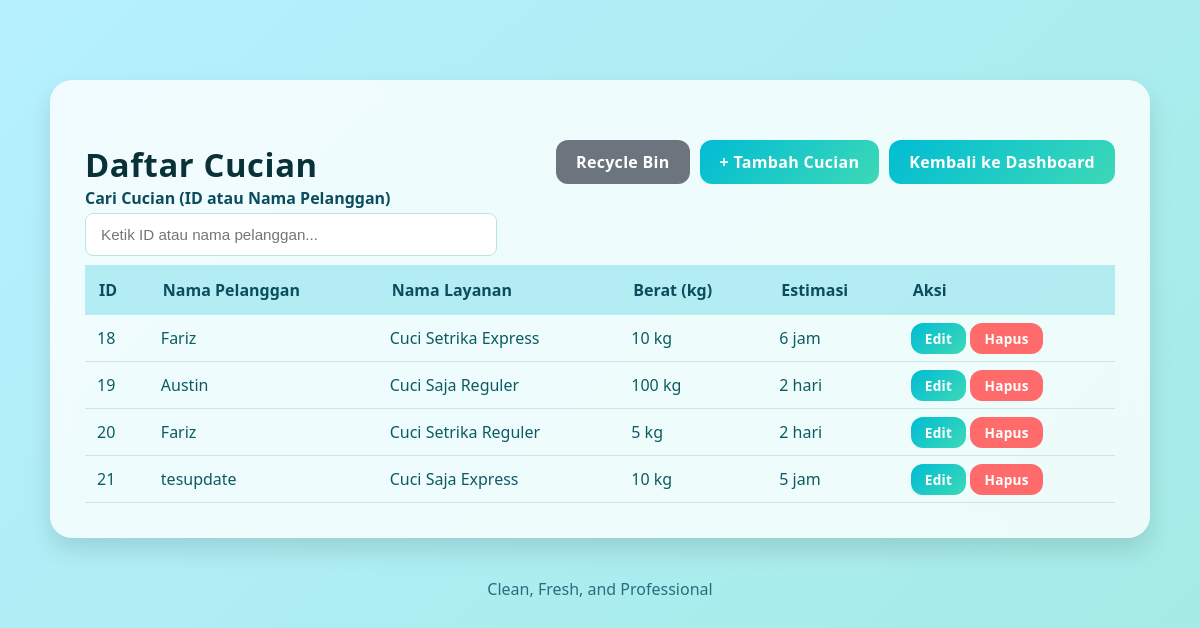
Before: /app/Controllers/LayananController.php?aksi=index with the older database file.
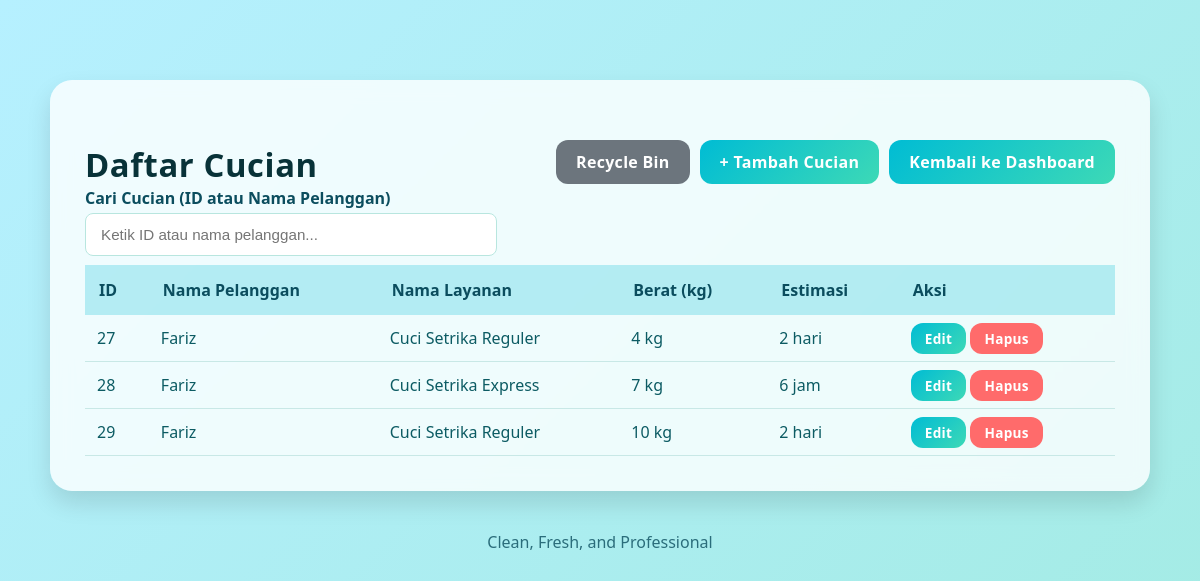
After: the same page with the newer database file.
### tables this page shows
CREATE TABLE `layanan` (
  `id_layanan` int(11) NOT NULL,
  `id_pelanggan` int(11) DEFAULT NULL,
  `nama_layanan` varchar(100) NOT NULL,
  `berat` int(11) DEFAULT 0,
  `estimasi` varchar(50) DEFAULT NULL,
  `status` varchar(20) DEFAULT 'proses',
  `deleted_at` datetime DEFAULT NULL
);

CREATE TABLE `pelanggan` (
  `id_pelanggan` int(11) NOT NULL,
  `nama` varchar(100) NOT NULL,
  `no_hp` varchar(20) DEFAULT NULL,
  `alamat` text DEFAULT NULL,
  `deleted_at` datetime DEFAULT NULL
);

### core/Controller.php (called while the page is built, shortened)
<?php
class Controller {
    public function model($model) {
        return new $model;
    }
    public function view($path, $data = []) {
        extract($data);
        $viewFile = __DIR__ . "/../app/Views/$path.php";
        require_once $viewFile;
    }
}

### config/koneksi.php (called while the page is built, shortened)
<?php
class Database {
    private static $instance = null;
    public static function connect() {
        if (self::$instance === null) {
            try {
                self::$instance = new PDO(
                    "mysql:host=" . DB_HOST . ";dbname=" . DB_NAME . ";charset=utf8mb4",
                    DB_USER,
                    DB_PASS,
                    [
                        PDO::ATTR_ERRMODE => PDO::ERRMODE_EXCEPTION,
                        PDO::ATTR_DEFAULT_FETCH_MODE => PDO::FETCH_ASSOC,
                        PDO::ATTR_EMULATE_PREPARES => false
                    ]
                );
            } catch (PDOException $e) {
                die("Database Connection Error: " . $e->getMessage());
            }
        }
        return self::$instance;
    }
}

### core/Model.php (called while the page is built, shortened)
<?php
require_once __DIR__ . '/../config/koneksi.php';
require_once __DIR__ . '/QueryBuilder.php';
class Model {
    protected $db;
    protected $table;
    public function __construct() {
        $this->db = Database::connect();
    }
    protected function getQueryBuilder($table = null, $pk = 'id') {
        return new QueryBuilder($this->db, $table ?? $this->table, $pk);
    }
}

### core/QueryBuilder.php (called while the page is built, shortened)
<?php
class QueryBuilder {
    protected $pdo;
    public function __construct($pdo = null, $table = null, $pk = 'id') {
        $this->pdo = $pdo ?? $GLOBALS['db'] ?? null;
    }
    public function raw($sql, $params = []) {
        $stmt = $this->pdo->prepare($sql);
        $stmt->execute($params);
        return $stmt->fetchAll();
    }
}
?>

### app/Models/Layanan.php (called while the page is built, shortened)
<?php
require_once __DIR__ . '/../../core/Model.php';
    class Layanan extends Model {
        protected $table = 'layanan';
        protected $primaryKey = 'id_layanan';
        public function getAll() {
            $qb = $this->getQueryBuilder($this->table, $this->primaryKey);
            return $qb->raw(
                "SELECT l.*, p.nama as nama_pelanggan
                FROM {$this->table} l
                LEFT JOIN pelanggan p ON l.id_pelanggan = p.id_pelanggan
                WHERE l.deleted_at IS NULL
                ORDER BY l.id_layanan ASC"
            );
        }
    }

### app/Views/layanan/index.php (the view, shortened to what this page needs)
<!DOCTYPE html>
<html lang="id">
<head>
<link rel="stylesheet" href="/bellaundry/public/assets/css/style.css">
</head>
<body>
<div class="container-crud">
        <div class="card-crud">
                <div style="display:flex; justify-content:space-between; align-items:center;">
                        <h2 class="card-title">Daftar Cucian</h2>
                        <div style="display:flex; gap:10px; align-items:center;">
                                <a href="/bellaundry/app/Controllers/LayananController.php?aksi=recycle" class="btn-gradient" style="background:#6c757d;">Recycle Bin</a>
                                <a href="/bellaundry/app/Controllers/LayananController.php?aksi=create" class="btn-gradient">+ Tambah Cucian</a>
                                <a href="/bellaundry/public/index.php" class="btn-gradient">Kembali ke Dashboard</a>
                        </div>
                </div>
                <div style="margin-bottom: 6px; margin-top: -22px;">
                    <label style="display: block; color: #0b4d5e; font-weight: 600; margin-bottom: 4px;">Cari Cucian (ID atau Nama Pelanggan)</label>
                    <div class="search-wrapper">
                        <input type="text" id="searchInput" class="search-input" placeholder="Ketik ID atau nama pelanggan...">
                    </div>
                </div>
                <table class="table-crud" id="tabelCucian" style="margin-top: 9px;">
                        <tr>
                                <th>ID</th>
                                <th>Nama Pelanggan</th>
                                <th>Nama Layanan</th>
                                <th>Berat (kg)</th>
                                <th>Estimasi</th>
                                <th>Aksi</th>
                        </tr>
                        <?php if (!empty($layanan)):
                                foreach ($layanan as $row): ?>
                                <tr class="row-layanan" data-id="<?= $row['id_layanan'] ?>" data-nama="<?= strtolower(htmlspecialchars($row['nama_pelanggan'] ?? '')) ?>">
                                        <td><?= $row['id_layanan'] ?></td>
                                        <td><?= htmlspecialchars($row['nama_pelanggan'] ?? '-') ?></td>
                                        <td><?= htmlspecialchars($row['nama_layanan']) ?></td>
                                        <td><?= $row['berat'] ?? 0 ?> kg</td>
                                        <td><?= htmlspecialchars($row['estimasi']) ?></td>
                                        <td>
                                                <a href="/bellaundry/app/Controllers/LayananController.php?aksi=edit&id=<?= $row['id_layanan'] ?>" class="btn-gradient" style="padding:6px 14px; font-size:0.85rem;">Edit</a>
                                                <a href="/bellaundry/app/Controllers/LayananController.php?aksi=delete&id=<?= $row['id_layanan'] ?>" onclick="return confirm('Yakin ingin hapus?')" class="btn-gradient" style="background:#ff6b6b; padding:6px 14px; font-size:0.85rem;">Hapus</a>
                                        </td>
                                </tr>
                        <?php endforeach;
                        else: ?>
                                <tr>
                                        <td colspan="6" style="text-align:center; padding:20px; color:#999;">Tidak ada data cucian</td>
                                </tr>
                        <?php endif; ?>
                </table>
        </div>
        <div class="footer-crud">
            Clean, Fresh, and Professional
        </div>
</div>
</body>
</html>

### app/Controllers/LayananController.php (shortened to what this page needs)
<?php
require_once __DIR__ . '/../../core/Controller.php';
class LayananController extends Controller {
    public function index() {
        $layananModel = $this->model('Layanan');
        $layanan = $layananModel->getAll();
        $this->view('layanan/index', ['layanan' => $layanan]);
    }
}
try {
    $aksi = $_GET['aksi'] ?? 'index';
    $controller = new LayananController();
    switch ($aksi) {
        case 'index':
            $controller->index();
            break;
    }
} catch (Exception $e) {
    die("Error: " . htmlspecialchars($e->getMessage()));
}
?>

### public/assets/css/style.css (style rules this page uses)
body { margin: 0; padding: 0; font-family: var(--font-sans); background: #f4f6f9; }
:root { --font-sans: 'Poppins', system-ui, -apple-system, 'Segoe UI', Roboto, 'Helvetica Neue', Arial; --font-heading: 'Poppins', system-ui, -apple-system, 'Segoe UI', Roboto, 'Helvetica Neue', Arial; --muted: #6b8f95; }
body { font-family: var(--font-sans); background: linear-gradient(135deg, #b6f0ff, #9be9d8, #c3fff1); background-size: 300% 300%; animation: flowBg 12s ease infinite; margin: 0; padding: 0; color: #083238; }
.container-crud { max-width: 1100px; margin: 60px auto; padding: 20px; }
.card-crud { background: rgba(255,255,255,0.8); backdrop-filter: blur(10px); padding: 35px; border-radius: 22px; box-shadow: 0 12px 25px rgba(0,0,0,0.12); }
.card-title { font-family: var(--font-heading); font-size: 2.05rem; font-weight: 600; color: #083238; margin-bottom: 22px; letter-spacing: 0.6px; }
.btn-gradient { background: linear-gradient(135deg, #00bcd4, #3dd9b6); color: white; border: none; padding: 11px 20px; border-radius: 12px; cursor: pointer; font-weight: 600; transition: transform 0.22s ease, box-shadow 0.22s ease; text-decoration: none; letter-spacing: 0.3px; }
.table-crud { width: 100%; border-collapse: collapse; margin-top: 20px; }
.table-crud th { background: rgba(0, 188, 212, 0.25); padding: 14px; text-align: left; font-weight: 600; color: #0b4d5e; }
.table-crud td { padding: 12px; border-bottom: 1px solid #c8e8e6; color: #0c5b63; }
.footer-crud { margin-top: 40px; text-align: center; color: #0b4d5e; opacity: 0.8; }

### app/Views/layanan/index.php (style rules this page uses)
.search-wrapper { position: relative; display: inline-block; width: 380px; }
.search-input { width: 100% !important; padding: 12px 15px !important; border-radius: 8px !important; border: 1px solid #b8e6df !important; font-size: 0.95rem !important; }

Changed rows visible on the page:
removed layanan: id_layanan "18", id_pelanggan.nama "Fariz", nama_layanan "Cuci Setrika Express", berat "10", estimasi "6 jam"
removed layanan: id_layanan "19", id_pelanggan.nama "Austin", nama_layanan "Cuci Saja Reguler", berat "100", estimasi "2 hari"
removed layanan: id_layanan "20", id_pelanggan.nama "Fariz", nama_layanan "Cuci Setrika Reguler", berat "5", estimasi "2 hari"
removed layanan: id_layanan "21", id_pelanggan.nama "tesupdate", nama_layanan "Cuci Saja Express", berat "10", estimasi "5 jam"
added layanan: id_layanan "27", id_pelanggan.nama "Fariz", nama_layanan "Cuci Setrika Reguler", berat "4", estimasi "2 hari"
added layanan: id_layanan "28", id_pelanggan.nama "Fariz", nama_layanan "Cuci Setrika Express", berat "7", estimasi "6 jam"
added layanan: id_layanan "29", id_pelanggan.nama "Fariz", nama_layanan "Cuci Setrika Reguler", berat "10", estimasi "2 hari"
